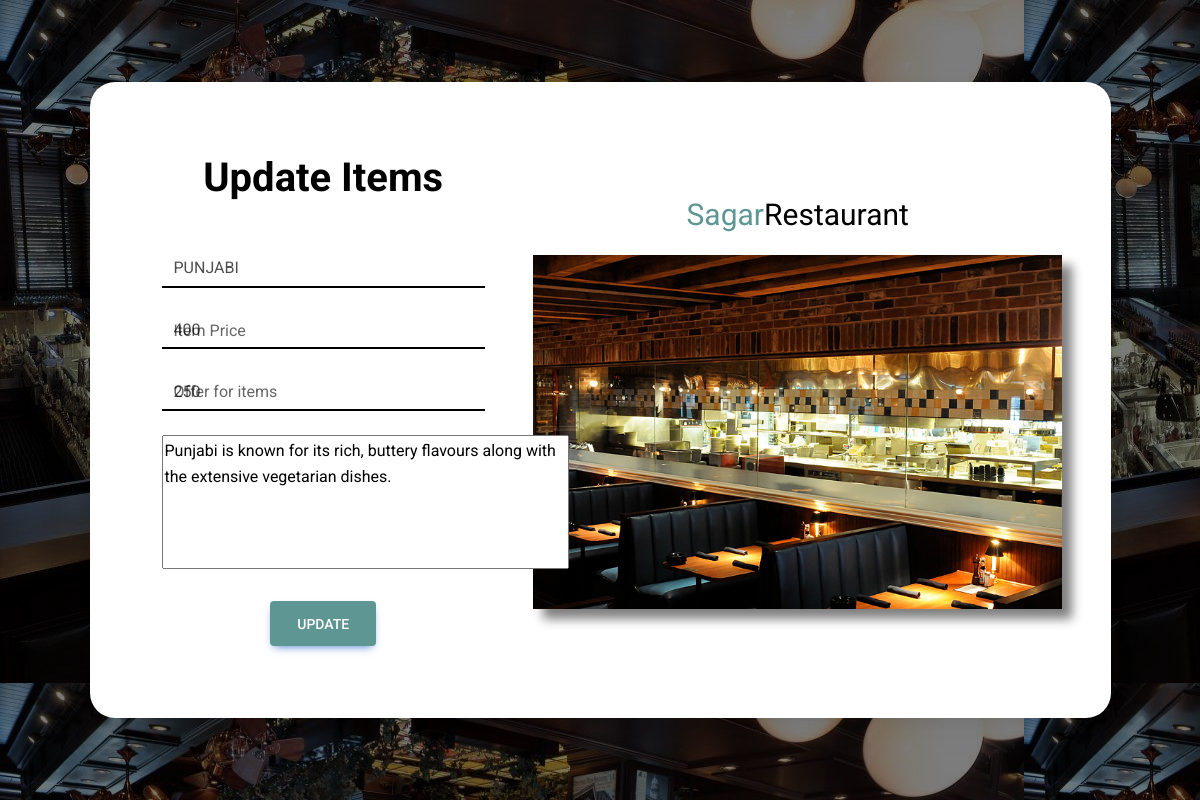
The page /update.php?myid=42 on the database its author committed.
### tables this page shows
CREATE TABLE `items` (
  `ID` int(20) NOT NULL,
  `image_name` varchar(200) NOT NULL,
  `name` varchar(200) NOT NULL,
  `description` varchar(1000) NOT NULL,
  `price` int(20) NOT NULL,
  `offer` int(20) NOT NULL
);

### update.php (the view, shortened to what this page needs)
<?php
include 'conntect.php';
$id = $_GET['myid'];
$sql = "SELECT * FROM `items` WHERE `id` = '$id'";
$result = mysqli_query($con, $sql);
$row = mysqli_fetch_assoc($result);
$myname = $row['name'];
$myprice = $row['price'];
$myoffer = $row['offer'];
$my1description = $row['description'];
?>
<!doctype html>
<html lang="en">
<head>
    <link href="https://cdnjs.cloudflare.com/ajax/libs/font-awesome/6.0.0/css/all.min.css" rel="stylesheet" />
    <link href="https://cdnjs.cloudflare.com/ajax/libs/mdb-ui-kit/6.4.2/mdb.min.css" rel="stylesheet" />
</head>
<body>
    <section class="vh-100" style="background-image: url(./img/4.jpg);">
        <div class="container h-100">
            <div class="row d-flex justify-content-center align-items-center h-100">
                <div class="col-lg-12 col-xl-11">
                    <div class="card text-black" style="border-radius: 25px;">
                        <div class="card-body p-md-5">
                            <div class="row justify-content-center">
                                <div class="col-md-10 col-lg-6 col-xl-5 order-2 order-lg-1">
                                    <p id="" class="text-center h1 fw-bold mb-5 mx-1 mx-md-4 mt-4"> Update Items</p>
                                    <form class="mx-1 mx-md-4" method="post" enctype="multipart/form-data">
                                        <div class="d-flex flex-row align-items-center mb-4">
                                            <div class="form-outline flex-fill mb-0">
                                                <input type="text" id="form3Example1c" class="form-control" name="name" placeholder="Item Name" value="<?php echo $myname ?>" autocomplete="off"/>
                                            </div>
                                        </div>
                                        <div class="d-flex flex-row align-items-center mb-4">
                                            <div class="form-outline flex-fill mb-0">
                                                <input type="number" id="form3Example1c" class="form-control" name="price" value="<?php echo $myprice ?>" autocomplete="off" />
                                                <label class="form-label" for="form3Example3c">Item Price</label>
                                            </div>
                                        </div>
                                        <div class="d-flex flex-row align-items-center mb-4">
                                            <div class="form-outline flex-fill mb-0">
                                                <input type="number" id="form3Example1c" class="form-control" name="offer" value="<?php echo $myoffer ?>" autocomplete="off"/>
                                                <label class="form-label" for="form3Example4c">Offer for items</label>
                                            </div>
                                        </div>
                                        <div class="d-flex flex-row align-items-center mb-4">
                                            <div class="form-outline flex-fill mb-0">
                                                <textarea type="text" class="Description_a" name="description" cols="46" rows="5" placeholder="Description" value="" autocomplete="off"><?php echo  $my1description ?></textarea>
                                            </div>
                                        </div>
                                        <div class="d-flex justify-content-center mx-4 mb-3 mb-lg-4">
                                            <button type="submit" style="background-color: #5e9693;" class="btn btn-primary btn-lg" name="submit">Update</button>
                                        </div>
                                    </form>
                                </div>
                                <div class="col-md-10 col-lg-6 col-xl-7 d-flex align-items-center order-1 order-lg-2">
                                    <div class="col-lg-12">
                                        <div class="row" style="text-align: center;">
                                            <p style="font-size: 30px; color: #5e9693;">Sagar<span style="color: black;">Restaurant</span></p>
                                        </div>
                                        <div class="row-lg-12">
                                            <img src="./img/2.jpg" class="img-fluid" alt="Sample image">
                                        </div>
                                    </div>
                                </div>
                            </div>
                        </div>
                    </div>
                </div>
            </div>
        </div>
    </section>
</body>
</html>

### update.php (style rules this page uses)
#form3Example1c { border: none; border-bottom: 2px solid black; border-radius: 0px; }
.Description_a { resize: none; }
.img-fluid { box-shadow: 10px 10px 10px gray; }

### rows shown on the page
items: name "PUNJABI", price "400", offer "250", description "Punjabi is known for its rich, buttery flavours along with the extensive vegetarian dishes."
